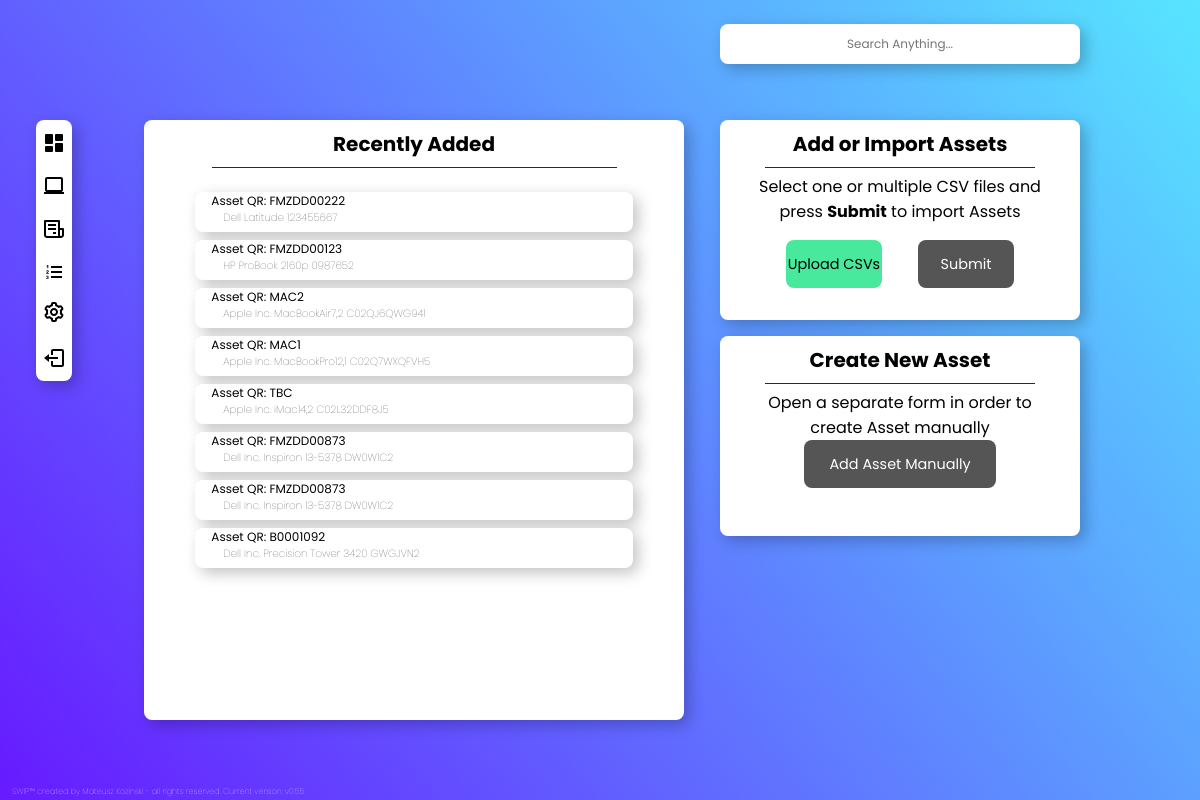
The app's page /assets, older data.
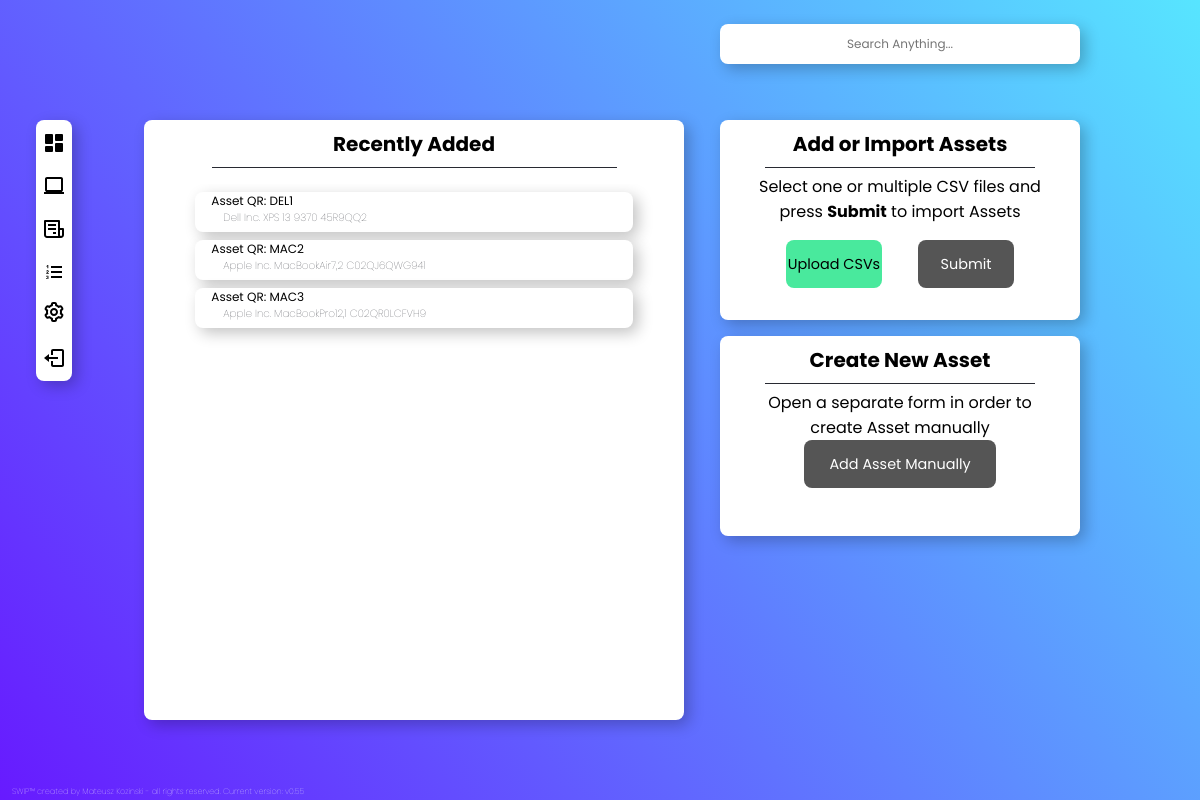
The same page, newer data.
### SWIPapp/models.py (models this page shows, shortened)
class Asset(models.Model):
    Order_Number = models.ForeignKey(Order, on_delete=models.CASCADE, null=True, blank=True)
    Asset_QR = models.CharField(max_length=100, default='')
    Asset_QR_Img = models.ImageField (upload_to='SWIPapp\static\SWIPapp\images\qr_codes', blank=True, null=True)
    Type = models.CharField(max_length=100, default='', null=True, blank=True)
    Make = models.CharField(max_length=100, default='',null=True, blank=True)
    Model = models.CharField(max_length=100, default='',null=True, blank=True)
    Serial_Number = models.CharField(max_length=100, default='',null=True, blank=True)
    CPU = models.CharField(max_length=100, default='',null=True, blank=True)
    RAM = models.FloatField(null=True, blank=True)
    Storage = models.CharField(max_length=100, default='',null=True, blank=True)
    Storage_Serial_Number = models.CharField(max_length=100, default='',null=True, blank=True)
    Storage_Capacity = models.FloatField(null=True, blank=True)
    GPU = models.CharField(max_length=100, default='',null=True, blank=True)
    Motherboard_Test = models.CharField(max_length=100, default='',null=True, blank=True)
    CPU_Test = models.CharField(max_length=100, default='',null=True, blank=True)
    RAM_Test = models.CharField(max_length=100, default='',null=True, blank=True)
    Wipe_Method = models.CharField(max_length=100, default='',null=True, blank=True)
    Wipe_Start_Time = models.CharField(max_length=100, default='',null=True, blank=True)
    Wipe_End_Time = models.CharField(max_length=100, default='',null=True, blank=True)
    Wipe_Result = models.CharField(max_length=100, default='',null=True, blank=True)
    Weight = models.FloatField(null=True, blank=True)
    Ecommerce_Title = models.CharField(max_length=80, default='', null=True, blank=True)
    Ecommerce_Category = models.CharField(max_length=30, default='', null=True, blank=True)
    Ecommerce_Condition = models.CharField(max_length=10, default='', null=True, blank=True)
    Ecommerce_Condition_Description = models.CharField(max_length=1000, default='', null=True, blank=True)
    Ecommerce_Item_Description = models.CharField(max_length=1000, default='', null=True, blank=True)
    Ecommerce_Price = models.FloatField(null=True, blank=True, default='0')
    Created = models.DateTimeField(auto_now_add=True, null=True) #this is currently broken - works on import but updating returns error if null=False for some reason
    Updated = models.DateTimeField(auto_now_add=True, null= True) #this is currently broken - works on import but updating returns error if null=False for some reason

### SWIPapp/views.py (the view, shortened to what this page needs)
# urls.py: path('assets',views.assets, name='assets'),
def assets(request):
    asset = Asset.objects.order_by('-Created')
    context={
        'asset':asset,
    }
    return render (request, 'SWIPapp/assets.html', context)

### SWIPapp/templates/SWIPapp/assets.html (shortened to what this page needs)
{% extends "SWIPapp/navbar.html" %}
{% load static %}
{%block content%}
<div class="recentorders">
  <div class='listtitle'>
      <h4> Recently Added </h4>
  </div>
      <div class='listcontainer'>
          {%for i in asset %}
          <a href='/asset/{{i.id}}'>
              <div class="listitem">
                  <p class="maininfo"> Asset QR: {{i.Asset_QR}}</p>
                  <p class="moreinfo">{{i.Make}} {{i.Model}} {{i.Serial_Number}} </p>
              </div>
          </a>
          {% endfor %}
      </div>
</div>
    <div class='uploadasset'>
    <div class='listtitle'><h4> Add or Import Assets</h4></div>
    <p class="explanation"> Select one or multiple CSV files and press <b>Submit</b> to import Assets </p>
            <form method="POST" action-"/" enctype="multipart/form-data">
                <div class="buttons">
                <label class="uploadlabel" for="files">Upload CSVs</label>
                <br><br>
                <button type="submit" class = "submitbtn2", name="save">Submit</button>
                </div>
            </form>
        </div>
    </div>
    <div class="createasset">
        <div class='listtitle'><h4> Create New Asset</h4></div>
        <p class="explanation"> Open a separate form in order to create Asset manually </p>
        <a href='createasset'><button> Add Asset Manually </button> </a>
    </div>
{% endblock %}

### SWIPapp/templates/SWIPapp/navbar.html (shortened to what this page needs)
{% load static %}
<!doctype html>
<html>
<head>
    <link rel="stylesheet" href={% static "main3.css" %}>
</head>
<body>
  <div class="search">
    <form id="search-form" autocomplete="off">
      <input type "text" id="search-input" class="searchbar" placeholder="Search Anything...">
    </form>
<div class="footer"><p class="footertext">SWIP™ created by Mateusz Kozinski - all rights reserved. Current version: v0.55</p></div>
<div class="sidebar">
  <ul class="navbar-nav">
    <a aria-current="page" href='{%url 'home'%}'>
      <li class="nav-item" id="dashicon">
    </li></a>
    <a href='{%url 'assets'%}'>
      <li class="nav-item" id="assetsicon">
      <svg xmlns="http://www.w3.org/2000/svg" width="24" height="24" style="fill: rgba(0, 0, 0, 1);transform: ;msFilter:;"><path d="M20 17.722c.595-.347 1-.985 1-1.722V5c0-1.103-.897-2-2-2H5c-1.103 0-2 .897-2 2v11c0 .736.405 1.375 1 1.722V18H2v2h20v-2h-2v-.278zM5 16V5h14l.002 11H5z"></path></svg>
    </li></a>
    <a href='{%url 'orders'%}'>
      <li class="nav-item" id="ordersicon">
    </li></a>
    <a class="nav-link" href='{%url 'lists'%}'>
      <li class="nav-item" id="listsicon">
    </li></a>
    <li class="nav-item" id="settingsicon" >
      <a href="#">
    </li></a>
    <a href="#">
      <li class="nav-item" id="logouticon">
      <svg xmlns="http://www.w3.org/2000/svg" width="24" height="24" style="fill: rgba(0, 0, 0, 1);transform: ;msFilter:;"><path d="M16 13v-2H7V8l-5 4 5 4v-3z"></path><path d="M20 3h-9c-1.103 0-2 .897-2 2v4h2V5h9v14h-9v-4H9v4c0 1.103.897 2 2 2h9c1.103 0 2-.897 2-2V5c0-1.103-.897-2-2-2z"></path></svg>
    </li></a>
  </ul>
</div>
<div class="sidebardescriptions">
  <ul class="navbar-nav">
  </ul>
</div>
{%block content%}{% endblock %}
</body>
</html>

### SWIPapp/static/main3.css (style rules this page uses)
* { padding:0; margin:0; font-family: "Poppins", sans-serif; box-sizing: border-box; }
body { background: rgb(103,26,255); background: linear-gradient(52deg, rgba(103,26,255,1) 0%, rgba(87,229,255,1) 100%); display: grid; place-content:center; min-height:100vh; min-width: 100vh; }
.footer { position: fixed; bottom: 0.2vh; left: 1vw; z-index: 1000; }
.footertext { color: white; font-size: 1vh; font-weight: lighter; }
.search { position: fixed; top:3vh; right: 10vw; text-align: center; }
form .searchbar { text-align: center; width: 30vw; height: 5vh; border-radius: 1vh; outline: 0; border: 0; background-color: white; transition: 1s; font-size: 1.5vh; box-shadow: 5px 5px 15px 0px rgba(0,0,0,0.24); }
.sidebar { position:fixed; top:15vh; left:3vw; height: fit-content; width: fit-content; background-color: white; border-radius: 1vh; box-shadow: 5px 5px 15px 0px rgba(0,0,0,0.24); }
.sidebardescriptions { position:fixed; top:14vh; left:6.5vw; height: fit-content; width: fit-content; }
.nav-item { display: flex; justify-content: center; align-items: center; height: 5vh; width: 2.5vw; margin: 0.25vw; border-radius: 1vh; transition: 0.2s; }
.navbar-nav { list-style-type: none; display: block; }
.recentorders { position:fixed; top:15vh; left:12vw; height: 75vh; width:45vw; background-color: white; border-radius: 1vh; box-shadow: 5px 5px 15px 0px rgba(0,0,0,0.24); }
.listtitle { display: flex; justify-content: center; align-items: center; margin-left: auto; margin-right: auto; height: 6vh; width: 75%; border-bottom:#282A32 solid 0.05vh; }
h4 { font-size: 2.5vh; color: black; }
.listcontainer { display: block; margin-left: auto; margin-right: auto; width: 90%; min-height: 80%; max-height: 85%; margin-top: 2vh; margin-bottom: 2vh; overflow-y: scroll; }
.listcontainer a { text-decoration: none; }
.listitem { background-color: white; border-radius: 1vh; box-shadow: 5px 5px 15px 0px rgba(0,0,0,0.24); display: block; margin-left: auto; margin-right: auto; margin-top: 1vh; width: 90%; text-align: center; height: 5vh; transition: 0.4s; }
p.maininfo { font-size: 1.5vh; color:black; text-align: left; margin-left: 2vh; margin-top: 1vh; }
p.moreinfo { font-size:1.3vh; font-weight: lighter; color: #282A32; text-align: left; margin-left: 3.5vh; }
.uploadasset { position:fixed; top:15vh; right: 10vw; height: 25vh; width:30vw; background-color: white; border-radius: 1vh; box-shadow: 5px 5px 15px 0px rgba(0,0,0,0.24); }
.createasset { position:fixed; top:42vh; right: 10vw; height: 25vh; width:30vw; background-color: white; border-radius: 1vh; box-shadow: 5px 5px 15px 0px rgba(0,0,0,0.24); }
.createasset button { position: absolute; right: 0; left: 0; margin-left: auto; margin-right: auto; height: 6vh; width: 16vw; bottom:6vh; background: #555; text-decoration: none; font-size: 1.8vh; color: white; border-radius: 1vh; border: none; transition: 0.4s; }
p.explanation { position:absolute; margin-left: auto; margin-right: auto; text-align: center; left:0; right:0; width: 80%; margin-top: 0.75vh; }
.submitbtn2 { position: absolute; bottom:4vh; right:5.5vw; height: 6vh; width: 8vw; background: #555; text-decoration: none; font-size: 1.8vh; color: white; border-radius: 1vh; border: none; transition: 0.4s; }
.uploadlabel { position:absolute; bottom:4vh; left:5.5vw; height: 6vh; width: 8vw; background-color: #49E99D; text-decoration: none; font-size: 1.8vh; color: black; border-radius: 1vh; border-style: none; transition: 0.4s; display: flex; justify-content: center; align-items: center; }

Row changes from the older to the newer data that the page shows:
removed Asset: Asset_QR "FMZDD00222", Make "Dell", Model "Latitude", Serial_Number "123455667"
removed Asset: Asset_QR "FMZDD00123", Make "HP", Model "ProBook 2160p", Serial_Number "0987652"
removed Asset: Asset_QR "MAC1", Make "Apple Inc.", Model "MacBookPro12,1", Serial_Number "C02Q7WXQFVH5"
removed Asset: Asset_QR "TBC", Make "Apple Inc.", Model "iMac14,2", Serial_Number "C02L32DDF8J5"
removed Asset: Asset_QR "FMZDD00873", Make "Dell Inc.", Model "Inspiron 13-5378", Serial_Number "DW0W1C2"
removed Asset: Asset_QR "FMZDD00873", Make "Dell Inc.", Model "Inspiron 13-5378", Serial_Number "DW0W1C2"
removed Asset: Asset_QR "B0001092", Make "Dell Inc.", Model "Precision Tower 3420", Serial_Number "GWGJVN2"
added Asset: Asset_QR "DEL1", Make "Dell Inc.", Model "XPS 13 9370", Serial_Number "45R9QQ2"
added Asset: Asset_QR "MAC3", Make "Apple Inc.", Model "MacBookPro12,1", Serial_Number "C02QR0LCFVH9"
